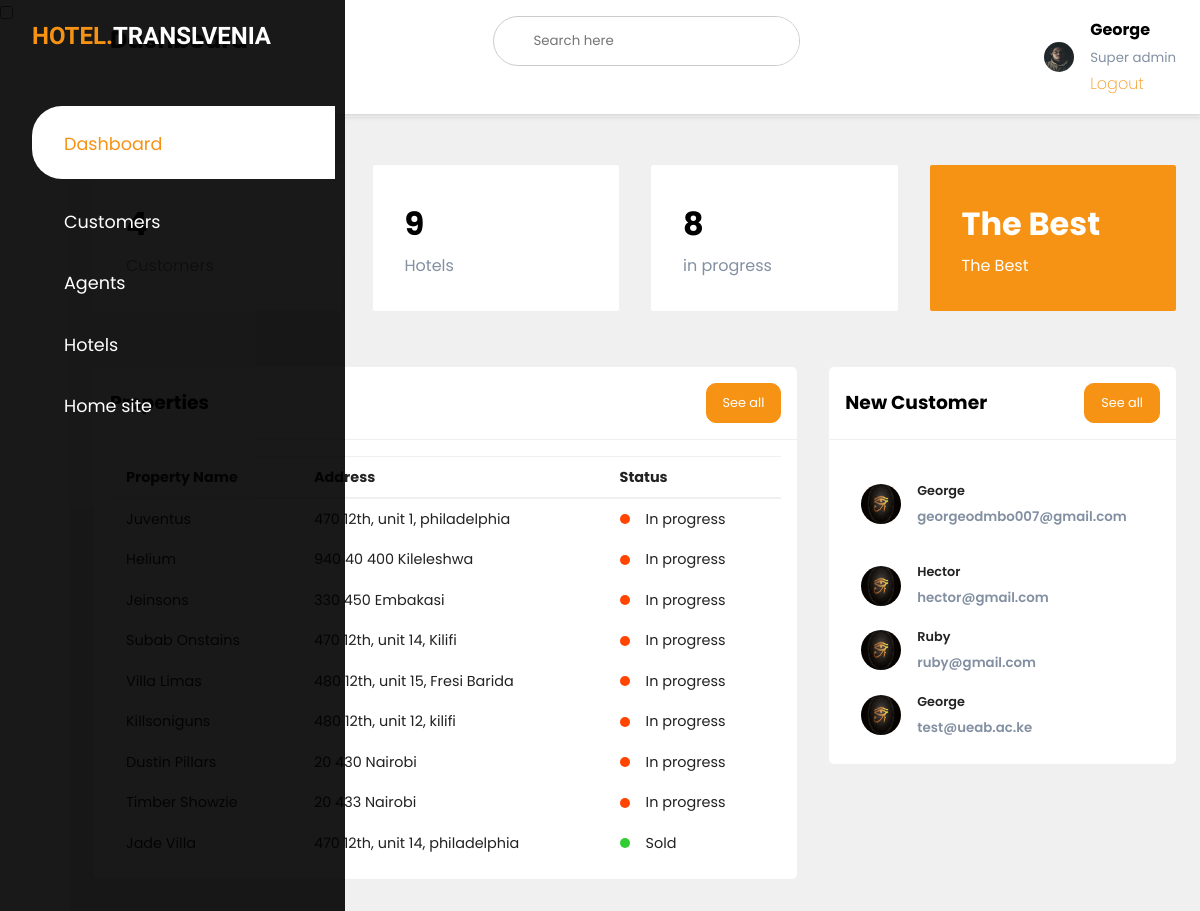
The app's page /Admin/dashboard.php (signed in) with its own data.
### tables this page shows
CREATE TABLE `users` (
  `id` int(11) NOT NULL,
  `admin` tinyint(4) NOT NULL,
  `username` varchar(255) NOT NULL,
  `email` varchar(255) NOT NULL,
  `password` varchar(255) NOT NULL,
  `created-at` datetime NOT NULL DEFAULT current_timestamp(),
  `image` varchar(255) NOT NULL
);

CREATE TABLE `properties` (
  `id` int(11) NOT NULL,
  `name` varchar(255) NOT NULL,
  `price` varchar(255) NOT NULL,
  `beds` int(11) NOT NULL,
  `baths` int(11) NOT NULL,
  `size` varchar(255) NOT NULL,
  `address` varchar(255) NOT NULL,
  `image` varchar(255) NOT NULL,
  `published` tinyint(4) NOT NULL,
  `sold` tinyint(4) NOT NULL,
  `created_at` timestamp NOT NULL DEFAULT current_timestamp(),
  `year` text NOT NULL DEFAULT 'Not Defined',
  `overview` varchar(255) NOT NULL,
  `agentimage` varchar(255) NOT NULL,
  `agentname` varchar(255) NOT NULL,
  `community` varchar(255) NOT NULL,
  `family` varchar(255) NOT NULL DEFAULT 'Tenats wishes',
  `parking` text NOT NULL,
  `heating` text NOT NULL DEFAULT 'Natural',
  `cooling` text NOT NULL DEFAULT '\'Natural\'',
  `appliances` varchar(255) NOT NULL DEFAULT 'Not mentioned',
  `basement` varchar(255) NOT NULL DEFAULT '''None''',
  `flooring` varchar(255) NOT NULL,
  `interiorfeautures` varchar(255) NOT NULL,
  `newconstruction` text NOT NULL DEFAULT 'No',
  `discountedprice` text NOT NULL,
  `walking` text NOT NULL DEFAULT 'Pedestrial',
  `transit` text NOT NULL DEFAULT 'Transit line',
  `rating` int(11) NOT NULL,
  `stories` text NOT NULL DEFAULT 'Non Storie',
  `exteriorfeautures` varchar(255) NOT NULL,
  `fencing` varchar(255) NOT NULL,
  `img1` varchar(255) NOT NULL,
  `img2` varchar(255) NOT NULL,
  `img3` varchar(255) NOT NULL,
  `img4` varchar(255) NOT NULL,
  `img5` varchar(255) NOT NULL,
  `img6` varchar(255) NOT NULL
);

### app/database/db.php (called while the page is built, shortened)
<?php
require("connect.php");
function executeQuery($sql,$data)
{
    global $conn;
	$stmt= $conn->prepare($sql);
	$values = array_values($data);
	$types = str_repeat("s",count($values));
	$stmt->bind_param($types, ...$values);
    $stmt ->execute();
	return $stmt;
}
function selectAll($table,$conditions = [])
{
	global $conn;
	$sql = "SELECT * FROM $table ";
	if(empty($conditions))
	{
		$stmt= $conn->prepare($sql);
		$stmt ->execute();
		$records = $stmt->get_result()->fetch_all(MYSQLI_ASSOC);
		return $records;
	}
}
function selectOne($table,$conditions)
{
	$sql = "SELECT * FROM $table ";
	$i=0;
	foreach($conditions as $key => $value)
	{
		if($i===0)
		{
			$sql =$sql . "WHERE $key=?";
		}
		else
		{
			$sql = $sql. " AND $key = ?";
        }
		$i++;
    }
	$sql = $sql." LIMIT 1";
	$stmt = executeQuery($sql,$conditions);
	$records = $stmt->get_result()->fetch_assoc();
	return $records;
}
function getNumberOfPropertiesInprogress()
{
	$sql= "SELECT count(name) FROM properties WHERE published=? AND sold=?";
	$stmt = executeQuery($sql,['published'=>1,'sold'=>0]);
	$records = $stmt->get_result()->fetch_assoc();
	foreach($records as $record)
	{
		$record;
	}
	return $record;
}
function getNumberOfProperties()
{
	$sql= "SELECT count(name) FROM properties WHERE published=?";
	$stmt = executeQuery($sql,['published'=>1]);
	$records = $stmt->get_result()->fetch_assoc();
	foreach($records as $record)
	{
		$record;
	}
	return $record;
}
?>

### app/controllers/users.php (called while the page is built, shortened)
<?php
   include(ROOT_PATH.'/app/database/db.php');
   $table ='users';
   $users=selectAll($table);
?>

### Admin/dashboard.php (the view, shortened to what this page needs)
<?php
include(ROOT_PATH."../app/controllers/users.php");
$tableUsers='users';
$users = selectAll($tableUsers);
$adminPic= selectOne($tableUsers,['username'=>$_SESSION['username']]);
$tableProperties='properties';
$properties = selectAll($tableProperties);
$countCustomers=getNumberOfCustomers();
$CountPropertiesInProgress=getNumberOfPropertiesInprogress();
$numberOfProperties=getNumberOfProperties();
?>
<!DOCTYPE html>
<html lang="en">
<head>
    <link rel="stylesheet" href="https://use.fontawesome.com/releases/v5.0.7/css/all.css" />
    <link type="text/css" rel="stylesheet" src="https://cdn.jsdelivr.net/npm/slick-carousel@1.8.1/slick/slick.css">
    <link rel="stylesheet" href="https://maxst.icons8.com/vue-static/landings/line-awesome/line-awesome/1.3.0/css/line-awesome.min.css">
    <link rel="stylesheet" href="../assets/css/dashboard.css" />
</head>
<body>
    <div class="sidebar">
        <div class="sidebar-brand">
            <h2 class="logo"> <span><label>HOTEL.</label>TRANSLVENIA</span></h2>
        </div>
        <div class="sidebar-menu">
            <ul>
                <li>
                    <a href="<?php echo BASE_URL."/admin/dashboard.php"?>" class="active">
                        <span class="las la-igloo"></span>
                        <span>Dashboard</span>
                    </a>
                </li>
                <li>
                    <a href=" <?php echo BASE_URL."/admin/users/index.php"?> ">
                        <span class="las la-users"></span>
                        <span>Customers</span>
                    </a>
                </li>
                <li>
                    <a href="<?php echo BASE_URL."/admin/agents/index.php"?>">
                        <span class="las la-clipboard-list"></span>
                        <span>Agents</span>
                    </a>
                </li>
                <li>
                    <a href="<?php echo BASE_URL."/admin/properties/index.php"?>">
                        <span class="las la-receipt"></span>
                        <span>Hotels</span>
                    </a>
                </li>
                <li>
                    <a href=" <?php echo BASE_URL."/index.php"?> ">
                        <span class="las la-user-circle"></span>
                        <span>Home site</span>
                    </a>
                </li>
            </ul>
        </div>
    </div>
    <div class="main-content">
        <header>
            <h2>
                <label for="nav-toggle">
                    <span class="las la-bars"></span>
                </label>
            </h2>
            <div class="search-wrapper">
                <input type="search" placeholder="Search here" />
            </div>
            <div class="user-wrapper">
            <?php if(isset($_SESSION['id'])): ?>
                <img src="<?php echo BASE_URL."../assets/images/".$adminPic['image']; ?>" width="30px" height="30px" />
                <div class="user-info">
                    <h4> <?php echo $_SESSION['username']?> </h4>
                    <ul>
                        <li><small>Super admin</small></li>
                        <ul>
                            <li>
                                <a href="<?php echo  BASE_URL."/logout.php" ?>">Logout</a>
                            </li>
                        </ul>
                    </ul>
                </div>
            <?php endif; ?>
            </div>
        </header>
        <main>
            <div class="cards">
                <div class="card-single">
                    <div>
                        <h1><?php echo $countCustomers  ?> </h1>
                        <span>Customers</span>
                    </div>
                </div>
                <div class="card-single">
                    <div>
                        <h1><?php echo $numberOfProperties; ?></h1>
                        <span>Hotels</span>
                    </div>
                </div>
                <div class="card-single">
                    <div>
                        <h1><?php echo $CountPropertiesInProgress?></h1>
                        <span>in progress</span>
                    </div>
                </div>
                <div class="card-single">
                    <div>
                        <h1>The Best</h1>
                        <span>The Best</span>
                    </div>
                </div>
            </div>
            <div class="recent-grid">
                <div class="projects">
                    <div class="card">
                        <div class="card-header">
                            <h3>Properties</h3>
                            <a href="<?php echo BASE_URL."/Admin/properties/index.php"; ?>">See all <span class="las la-arrow-right"></span></a>
                        </div>
                        <div class="card-body">
                            <div class="table-responsive">
                                <table width="100%">
                                    <thead>
                                        <tr class="table-header">
                                            <td>Property Name</td>
                                            <td>Address</td>
                                            <td>Status</td>
                                        </tr>
                                    </thead>
                                    <tbody>
                                        <?php foreach($properties as $property ):?>
                                            <tr>
                                                <td> <?php echo $property['name']; ?> </td>
                                                <td><?php echo $property['address']; ?> </td>
                                                <?php if($property['sold']): ?>
                                                    <td><span class="status green"></span>Sold</td>
                                                    <?php else: ?>
                                                     <td><span class="status orange"></span>In progress</td>
                                                <?php endif; ?>
                                            </tr>
                                         <?php endforeach; ?>
                                    </tbody>
                                </table>
                            </div>
                        </div>
                    </div>
                </div>
                <div class="customers">
                    <div class="card">
                        <div class="card-header">
                            <h3>New Customer</h3>
                            <a href="<?php echo BASE_URL."/Admin/users/index.php"; ?>" >See all <span class="las la-arrow-right"></span></a>
                        </div>
                        <div class="card-body">
                           <?php foreach($users as $user ): ?>
                                 <?php if(!$user['admin']): ?>
                                    <div class="customer">
                                        <div class="info">
                                                <img src="<?php echo BASE_URL."../assets/images/here.jpg" ?>" width="40px" height="40px" alt="" />
                                                <div>
                                                    <h4><?php echo $user['username']; ?></h4>
                                                    <small> <?php echo  $user['email']; ?></small>
                                                </div>
                                        </div>
                                         <div  class="contact">
                                         </div>
                                    </div>
                                 <?php endif; ?>
                            <?php endforeach; ?>
                        </div>
                    </div>
                </div>
                </div>
        </main>
    </div>
</body>
</html>

### records on screen
users: image (picture)
properties: address "470 12th, unit 1, philadelphia", sold 0 (drawn)
properties: address "940 40 400 Kileleshwa", sold 0 (drawn)
properties: address "330 450 Embakasi", sold 0 (drawn)
properties: address "470 12th, unit 14, Kilifi", sold 0 (drawn)
properties: address "480 12th, unit 15, Fresi Barida", sold 0 (drawn)
properties: address "480 12th, unit 12, kilifi", sold 0 (drawn)
properties: address "20 430 Nairobi", sold 0 (drawn)
properties: address "20 433 Nairobi", sold 0 (drawn)
properties: address "470 12th, unit 14, philadelphia", sold 1 (drawn)
users: admin 0 (drawn), username "George", email "georgeodmbo007@gmail.com"
users: admin 0 (drawn), username "Hector", email "hector@gmail.com"
users: admin 0 (drawn), username "Ruby", email "ruby@gmail.com"
users: admin 0 (drawn), username "George", email "test@ueab.ac.ke"

### other values on screen
$_SESSION['username'] "George"
$numberOfProperties "9"
$CountPropertiesInProgress "8"
